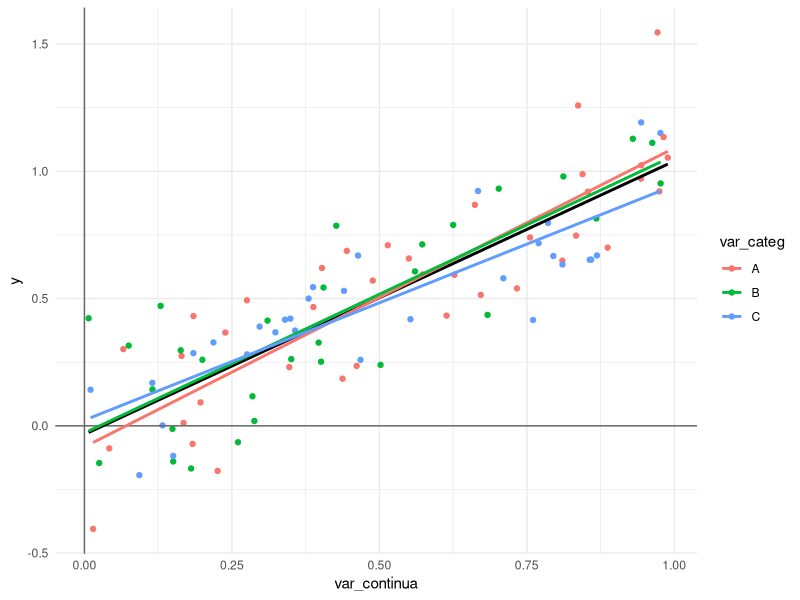
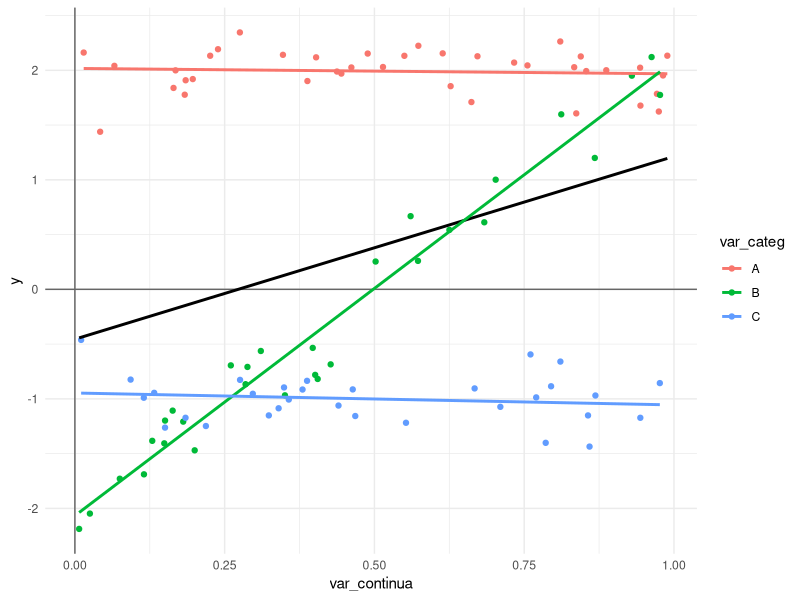
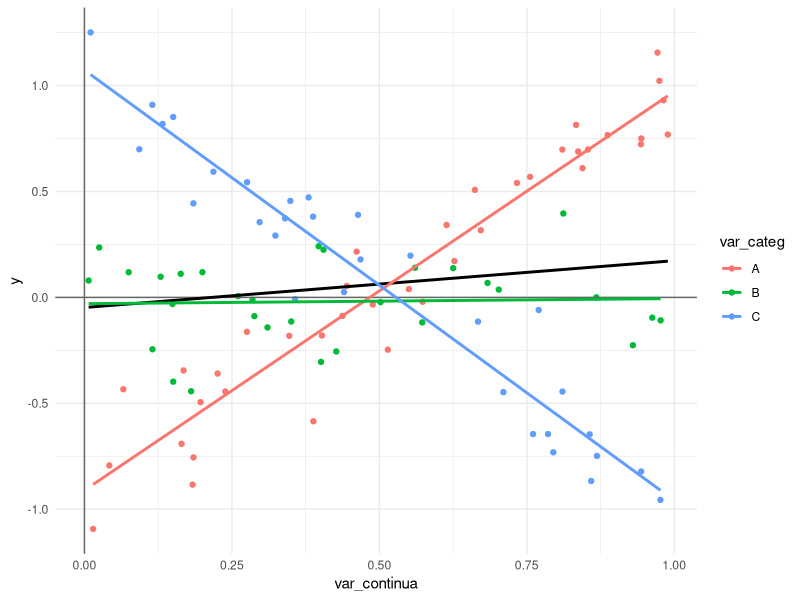
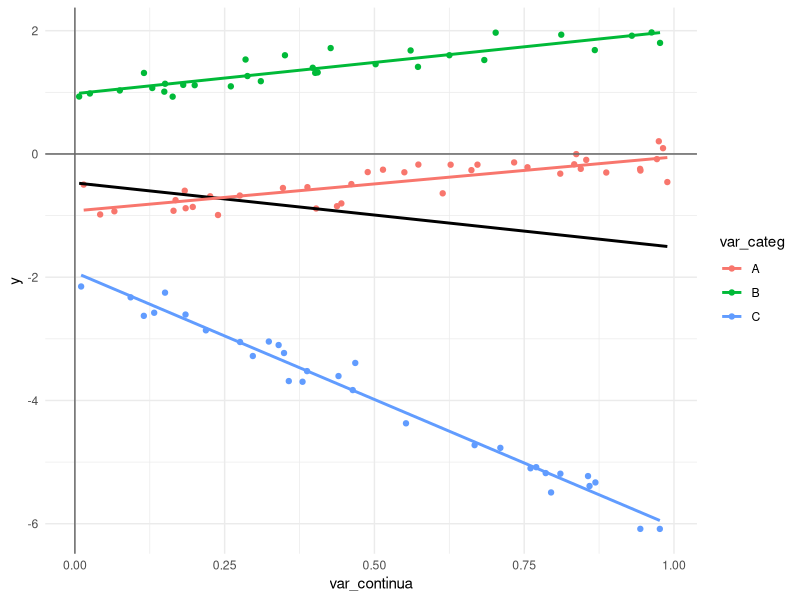
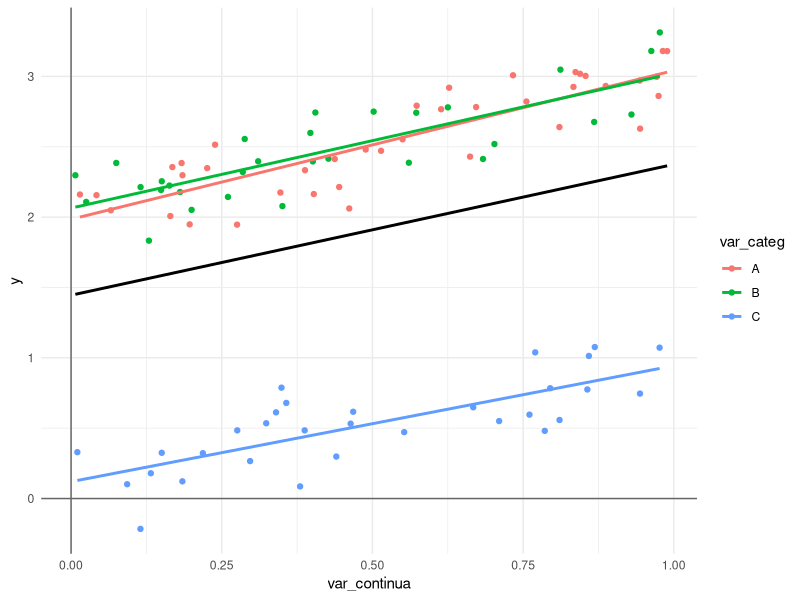
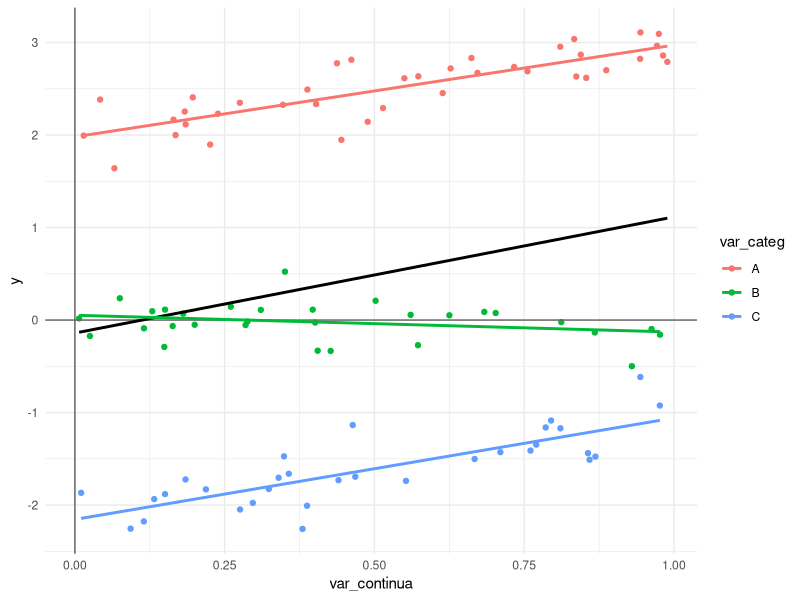

Write the R code that produced these figures, in order.
library(tidyverse)

params_sem_parabola <- expand.grid(
  interceptA = -2:2,
  interceptB = -2:2,
  interceptC = -2:2,
  slopeA = c(-4, 1, 0, 1, 4),
  slopeB = c(-4, 1, 0, 1, 4),
  slopeC = c(-4, 1, 0, 1, 4),
  quadraticoA = 0,
  quadraticoB = 0,
  quadraticoC = 0
)

params_com_parabola <- expand.grid(
  interceptA = -1:1,
  interceptB = -1:1,
  interceptC = -1:1,
  slopeA = -1:1,
  slopeB = -1:1,
  slopeC = -1:1,
  quadraticoA = -1:3,
  quadraticoB = -1:3,
  quadraticoC = -1:3
)

params <- bind_rows(
  params_sem_parabola,
  params_com_parabola
) %>%
  distinct() %>%
  as.matrix()

set.seed(2)
n = 100
x <- tibble(
  var_continua = runif(n),
  var_categ = sample(c("A", "B", "C"), n, replace = TRUE) %>% as.factor()
)
xm <- model.matrix(~ 0 + var_categ + var_continua:var_categ + I(var_continua^2):var_categ, data = x)


interacoes <- function(parametros = NULL, com_parabolas = FALSE, cores = TRUE) {

  if(is.null(parametros)) {
    if(com_parabolas) {
      parametros <- params[sample.int(nrow(params), 1),]
    } else {
      parametros <- unlist(params_sem_parabola[sample.int(nrow(params_sem_parabola), 1),])
    }
  }

  y <- as_tibble(xm %*% t(t(parametros)), .name_repair = "minimal") %>%
    set_names("y")

  y <- y + rnorm(nrow(y), sd = 0.2)

  xy <- bind_cols(x, y)

  base <- ggplot(xy, aes(x = var_continua))

  if(cores) {
    base <- base + geom_point(aes(colour = var_categ))
  } else {
    base <- base + geom_point()
  }

  base <- base +
    geom_vline(xintercept = 0, colour = "grey40") +
    geom_hline(yintercept = 0, colour = "grey40") +
    theme_minimal()


  modelo <- lm(y ~ (var_continua)* var_categ, data = xy)

  grafico <- base + aes(y = y) + geom_smooth(method = "lm", se = FALSE, colour = "black")
  if(all(parametros[7:9] == 0)) {
    if(cores) {
      grafico <- grafico + geom_smooth(aes(colour = var_categ), method = "lm", se = FALSE)
    } else {
      grafico <- grafico + geom_smooth(method = "lm", se = FALSE)
    }
  } else {
    if(cores) {
      grafico <- grafico + geom_smooth(aes(colour = var_categ), method = "lm", formula = y ~ poly(x, 2), se = FALSE)
    } else {
      grafico <- grafico + geom_smooth(method = "lm", formula = y ~ poly(x, 2), se = FALSE)
    }
  }

  summary <- summary(modelo)
  list(
    grafico = grafico,
    summary = summary,
    parametros = parametros,
    modelo = modelo
  )
}

infos <- interacoes(c(
  intercepto_do_A = 0,
  intercepto_do_B = 0,
  intercepto_do_C = 0,

  inclinacao_do_A = 1,
  inclinacao_do_B = 1,
  inclinacao_do_C = 1,

  ao_quadrado_do_A = 0,
  ao_quadrado_do_B = 0,
  ao_quadrado_do_C = 0
  )
)
infos$summary
infos$grafico
infos$parametros %>% t %>% t

infos <- interacoes()
infos$summary
infos$grafico
infos$parametros

# Exemplo: Paradóxo de Simpson
set.seed(1)
infos <- interacoes(c(
    intercepto_do_A = -1,
    intercepto_do_B = 0,
    intercepto_do_C = 1,

    inclinacao_do_A = 2,
    inclinacao_do_B = 0,
    inclinacao_do_C = -2,

    ao_quadrado_do_A = 0,
    ao_quadrado_do_B = 0,
    ao_quadrado_do_C = 0
  ),
  cores = TRUE
)

infos$summary
infos$grafico
infos$parametros




# exercício1: gere um gráfico e avalie:
# se há efeito de 'var_continua'
# se há efeito de 'var_categ'
# se há interação entre 'var_continua' com 'var_categ' em relação ao intercepto
# se há interação entre 'var_continua' com 'var_categ' em relação a inclinação
set.seed(1)
infos <- interacoes()
infos$grafico
# se há efeito de 'var_continua'

# se há efeito de 'var_categ'

# se há interação entre 'var_continua' com 'var_categ' em relação a inclinação



# exercício2: repita o exercício 1, mas agora com outro gráfico sorteado.
set.seed(896)
infos <- interacoes()
infos$grafico
# se há efeito de 'var_continua'

# se há efeito de 'var_categ'

# se há interação entre 'var_continua' com 'var_categ' em relação a inclinação


# exercício3: repita o exercício 1, mas agora com outro gráfico sorteado.
set.seed(905)
infos <- interacoes()
infos$grafico
infos$summary

# se há efeito de 'var_continua'

# se há efeito de 'var_categ'

# se há interação entre 'var_continua' com 'var_categ' em relação a inclinação



